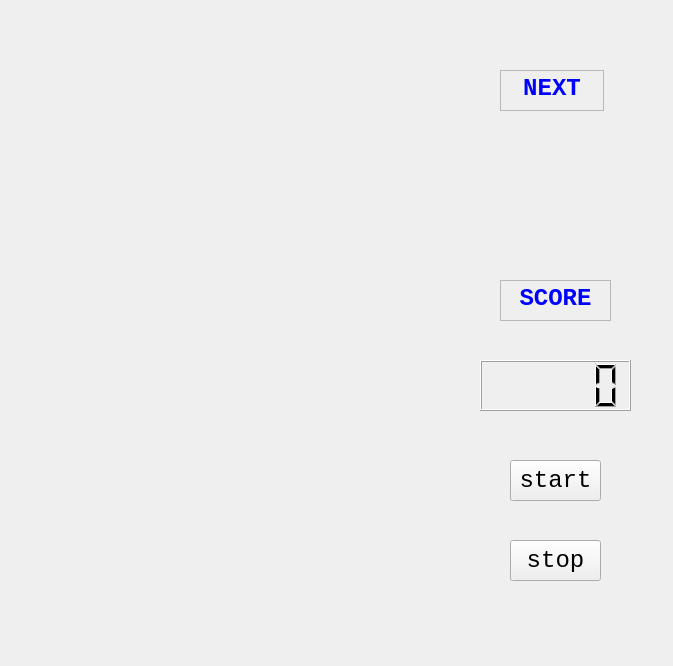
<?xml version="1.0" encoding="UTF-8"?>
<ui version="4.0">
 <class>Widget</class>
 <widget class="QWidget" name="Widget">
  <property name="geometry">
   <rect>
    <x>0</x>
    <y>0</y>
    <width>673</width>
    <height>666</height>
   </rect>
  </property>
  <property name="mouseTracking">
   <bool>false</bool>
  </property>
  <property name="acceptDrops">
   <bool>false</bool>
  </property>
  <property name="windowTitle">
   <string>Widget</string>
  </property>
  <widget class="QPushButton" name="buttonStart">
   <property name="geometry">
    <rect>
     <x>510</x>
     <y>460</y>
     <width>91</width>
     <height>41</height>
    </rect>
   </property>
   <property name="font">
    <font>
     <family>Consolas</family>
     <pointsize>18</pointsize>
     <weight>50</weight>
     <bold>false</bold>
    </font>
   </property>
   <property name="tabletTracking">
    <bool>false</bool>
   </property>
   <property name="text">
    <string>start</string>
   </property>
  </widget>
  <widget class="QPushButton" name="buttonStop">
   <property name="geometry">
    <rect>
     <x>510</x>
     <y>540</y>
     <width>91</width>
     <height>41</height>
    </rect>
   </property>
   <property name="font">
    <font>
     <family>Consolas</family>
     <pointsize>18</pointsize>
    </font>
   </property>
   <property name="text">
    <string>stop</string>
   </property>
  </widget>
  <widget class="QLCDNumber" name="lcdNumber">
   <property name="geometry">
    <rect>
     <x>480</x>
     <y>360</y>
     <width>151</width>
     <height>51</height>
    </rect>
   </property>
  </widget>
  <widget class="QTextEdit" name="textEdit1">
   <property name="enabled">
    <bool>false</bool>
   </property>
   <property name="geometry">
    <rect>
     <x>500</x>
     <y>70</y>
     <width>104</width>
     <height>41</height>
    </rect>
   </property>
   <property name="font">
    <font>
     <family>Consolas</family>
    </font>
   </property>
   <property name="readOnly">
    <bool>true</bool>
   </property>
   <property name="html">
    <string>&lt;!DOCTYPE HTML PUBLIC &quot;-//W3C//DTD HTML 4.0//EN&quot; &quot;http://www.w3.org/TR/REC-html40/strict.dtd&quot;&gt;
&lt;html&gt;&lt;head&gt;&lt;meta name=&quot;qrichtext&quot; content=&quot;1&quot; /&gt;&lt;style type=&quot;text/css&quot;&gt;
p, li { white-space: pre-wrap; }
&lt;/style&gt;&lt;/head&gt;&lt;body style=&quot; font-family:'Consolas'; font-size:9pt; font-weight:400; font-style:normal;&quot;&gt;
&lt;p align=&quot;center&quot; style=&quot; margin-top:0px; margin-bottom:0px; margin-left:0px; margin-right:0px; -qt-block-indent:0; text-indent:0px;&quot;&gt;&lt;span style=&quot; font-family:'SimSun'; font-size:18pt; font-weight:600; color:#0000ff;&quot;&gt;NEXT&lt;/span&gt;&lt;/p&gt;&lt;/body&gt;&lt;/html&gt;</string>
   </property>
  </widget>
  <widget class="QTextEdit" name="textEdit2">
   <property name="enabled">
    <bool>false</bool>
   </property>
   <property name="geometry">
    <rect>
     <x>500</x>
     <y>280</y>
     <width>111</width>
     <height>41</height>
    </rect>
   </property>
   <property name="font">
    <font>
     <family>Consolas</family>
    </font>
   </property>
   <property name="readOnly">
    <bool>true</bool>
   </property>
   <property name="html">
    <string>&lt;!DOCTYPE HTML PUBLIC &quot;-//W3C//DTD HTML 4.0//EN&quot; &quot;http://www.w3.org/TR/REC-html40/strict.dtd&quot;&gt;
&lt;html&gt;&lt;head&gt;&lt;meta name=&quot;qrichtext&quot; content=&quot;1&quot; /&gt;&lt;style type=&quot;text/css&quot;&gt;
p, li { white-space: pre-wrap; }
&lt;/style&gt;&lt;/head&gt;&lt;body style=&quot; font-family:'Consolas'; font-size:9pt; font-weight:400; font-style:normal;&quot;&gt;
&lt;p align=&quot;center&quot; style=&quot; margin-top:0px; margin-bottom:0px; margin-left:0px; margin-right:0px; -qt-block-indent:0; text-indent:0px;&quot;&gt;&lt;span style=&quot; font-family:'SimSun'; font-size:18pt; font-weight:600; color:#0000ff;&quot;&gt;SCORE&lt;/span&gt;&lt;/p&gt;&lt;/body&gt;&lt;/html&gt;</string>
   </property>
  </widget>
 </widget>
 <layoutdefault spacing="6" margin="11"/>
 <resources/>
 <connections/>
</ui>
